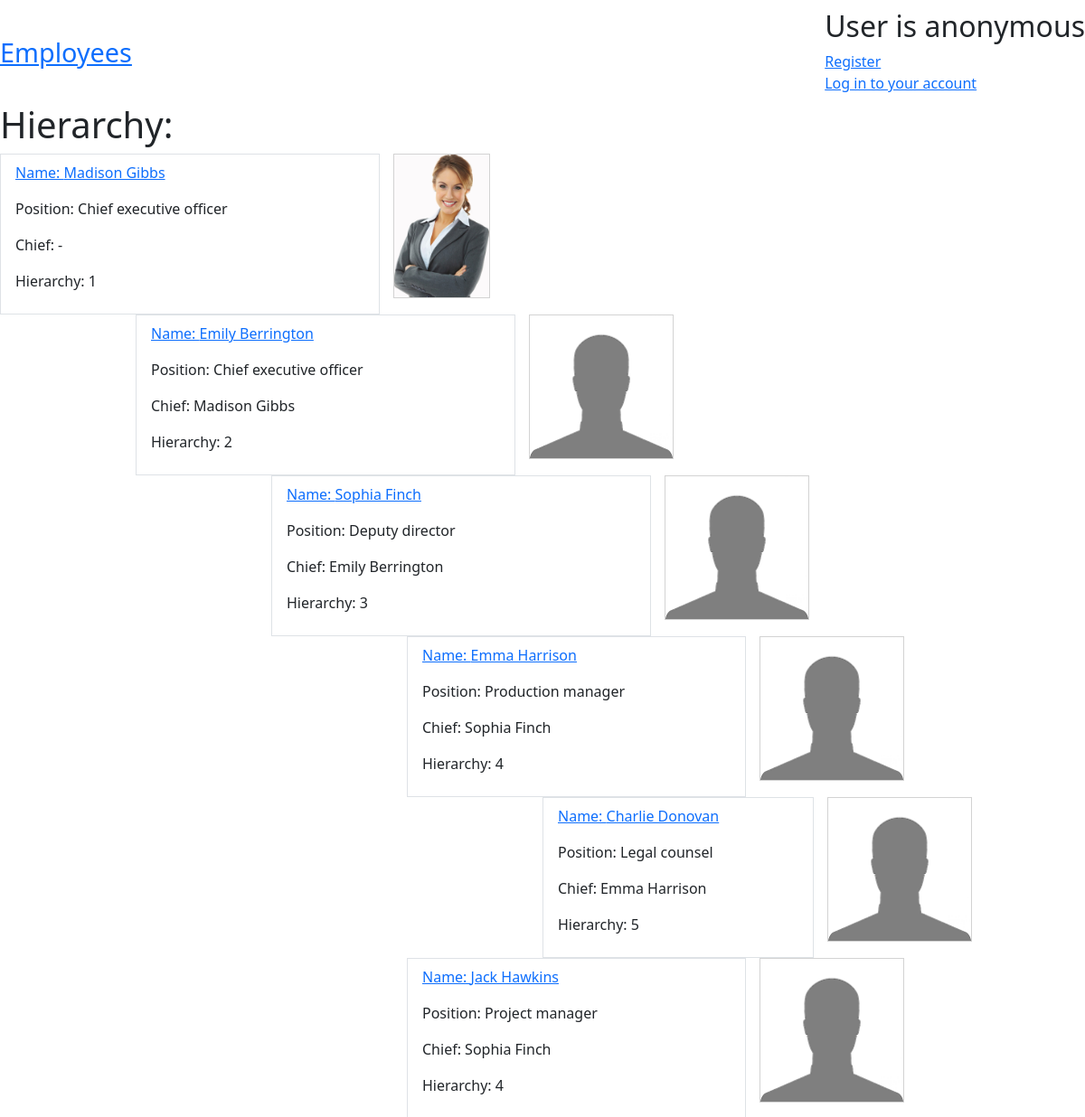
Before: /GazBrom/ (upper part) with the older database file.
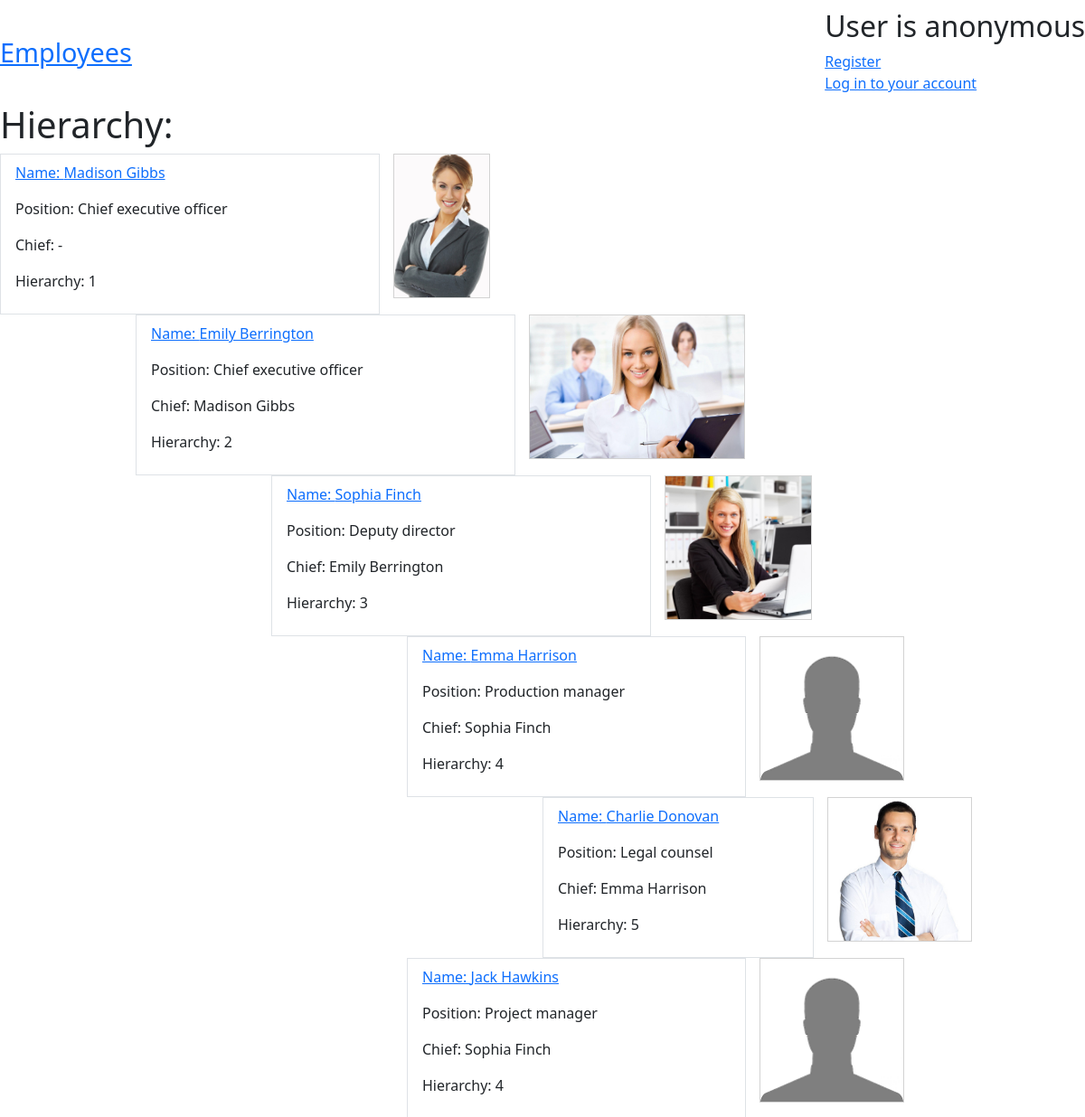
After: the same page with the newer database file.
### employeesapp/models.py (models this page shows, shortened)
class Employee(models.Model):
    class Meta: #конфигурационный класс
        ordering = ["name"] #сортировка по полю по алфавиту
    name = models.CharField(max_length=150)
    position = models.TextField(null=False, blank=True)
    date_of_empl = models.DateTimeField(null=False, blank=True)
    salary = models.DecimalField(default=0, max_digits=8, decimal_places=2)
    chief = models.CharField(max_length=150)
    hierarchy = models.IntegerField(default=6, null=False)
    photo = models.ImageField(upload_to='images/', null=True, blank=True)

### employeesapp/views.py (the view)
# urls.py: path('', employees_list, name='employees_list'), #к функции можно будет обращаться по name
def employees_list(request: HttpRequest):
    context = {
        "employees1": [],
        "employees2": [],
        "employees3": [],
        "employees4": [],
        "employees5": [],
    }
    eee = Employee.objects.all()
    for e in eee:
        if e.hierarchy == 1:
            context["employees1"] += [e]
        elif e.hierarchy == 2:
            context["employees2"] += [e]
        elif e.hierarchy == 3:
            context["employees3"] += [e]
        elif e.hierarchy == 4:
            context["employees4"] += [e]
        elif e.hierarchy == 5:
            context["employees5"] += [e]
    return render(request, 'employeesapp/employees-list-2.html', context=context)

### employeesapp/templates/employeesapp/employees-list-2.html (shortened to what this page needs)
{% extends "employeesapp/base.html" %}
{% block body %}
    <div class="fixed-container">
        <h1>Hierarchy:</h1>
        {% if not employees1 %}
            <h3>No employees yet</h3>
        {% else %}
            <ul class="list-group">
                {% for employee1 in employees1 %}
                    <div class="examples">
                        <div>
                            <li class="list-group-item">
                                <p><a href="{% url 'employeesapp:employee_details' pk=employee1.pk %}">Name: {{ employee1.name }}</a></p>
                                <p>Position: {{ employee1.position }}</p>
                                <p>Chief: {{ employee1.chief }}</p>
                                <p>Hierarchy: {{ employee1.hierarchy }}</p>
                            </li>
                        </div>
                        <div>{% if not employee1.photo %}
                            <p><img src="/media/images/nobody.jpg"></p>
                        {% else %}
                            <p><img src="{{ employee1.photo.url }}"></p>
                        {% endif %}
                        </div>
                    </div>
                    <ul class="list-group container-offset">
                        {% for employee2 in employees2 %}
                            <div class="examples">
                                <div>
                                    <li class="list-group-item">
                                        <p><a href="{% url 'employeesapp:employee_details' pk=employee2.pk %}">Name: {{ employee2.name }}</a></p>
                                        <p>Position: {{ employee2.position }}</p>
                                        <p>Chief: {{ employee2.chief }}</p>
                                        <p>Hierarchy: {{ employee2.hierarchy }}</p>
                                    </li>
                                </div>
                                <div>{% if not employee2.photo %}
                                    <p><img src="/media/images/nobody.jpg"></p>
                                {% else %}
                                    <p><img src="{{ employee2.photo.url }}"></p>
                                {% endif %}
                                </div>
                            </div>
                            <ul class="list-group container-offset">
                                {% for employee3 in employees3 %}
                                    {% if employee3.chief ==  employee2.name %}
                                        <div class="examples">
                                            <div>
                                                <li class="list-group-item">
                                                    <p><a href="{% url 'employeesapp:employee_details' pk=employee3.pk %}">Name: {{ employee3.name }}</a></p>
                                                    <p>Position: {{ employee3.position }}</p>
                                                    <p>Chief: {{ employee3.chief }}</p>
                                                    <p>Hierarchy: {{ employee3.hierarchy }}</p>
                                                </li>
                                            </div>
                                            <div>{% if not employee3.photo %}
                                                <p><img src="/media/images/nobody.jpg"></p>
                                            {% else %}
                                                <p><img src="{{ employee3.photo.url }}"></p>
                                            {% endif %}
                                            </div>
                                        </div>
                                        <ul class="list-group container-offset">
                                            {% for employee4 in employees4 %}
                                                {% if employee4.chief ==  employee3.name %}
                                                    <div class="examples">
                                                        <div>
                                                            <li class="list-group-item">
                                                                <p><a href="{% url 'employeesapp:employee_details' pk=employee4.pk %}">Name: {{ employee4.name }}</a></p>
                                                                <p>Position: {{ employee4.position }}</p>
                                                                <p>Chief: {{ employee4.chief }}</p>
                                                                <p>Hierarchy: {{ employee4.hierarchy }}</p>
                                                            </li>
                                                        </div>
                                                        <div>{% if not employee4.photo %}
                                                            <p><img src="/media/images/nobody.jpg"></p>
                                                        {% else %}
                                                            <p><img src="{{ employee4.photo.url }}"></p>
                                                        {% endif %}
                                                        </div>
                                                    </div>
                                                    <ul class="list-group container-offset">
                                                        {% for employee5 in employees5 %}
                                                            {% if employee5.chief ==  employee4.name %}
                                                                <div class="examples">
                                                                    <div>
                                                                        <li class="list-group-item">
                                                                            <p><a href="{% url 'employeesapp:employee_details' pk=employee5.pk %}">Name: {{ employee5.name }}</a></p>
                                                                            <p>Position: {{ employee5.position }}</p>
                                                                            <p>Chief: {{ employee5.chief }}</p>
                                                                            <p>Hierarchy: {{ employee5.hierarchy }}</p>
                                                                        </li>
                                                                    </div>
                                                                    <div>{% if not employee5.photo %}
                                                                        <p><img src="/media/images/nobody.jpg"></p>
                                                                    {% else %}
                                                                        <p><img src="{{ employee5.photo.url }}"></p>
                                                                    {% endif %}
                                                                    </div>
                                                                </div>
                                                            {% endif %}
                                                        {% endfor %}
                                                    </ul>
                                                {% endif %}
                                            {% endfor %}
                                        </ul>
                                    {% endif %}
                                {% endfor %}
                            </ul>
                        {% endfor %}
                    </ul>
                {% endfor %}
            </ul>
        {% endif %}
    </div>
{% endblock %}

### employeesapp/templates/employeesapp/base.html (shortened to what this page needs)
<!DOCTYPE html>
<html lang="en">
<head>
    <link href="https://cdn.jsdelivr.net/npm/bootstrap@5.3.3/dist/css/bootstrap.min.css" rel="stylesheet"
>
</head>
<body>
<div class="fixed-container">
<div class="nav">
<section>
    <div class="home">
        <a href={% url 'employeesapp:employees_list' %}>Employees</a><br>
    </div>
</section>
<section>
    {% if user.is_authenticated %}
        <h2>Hello, {{ user.username }}</h2>
        <div>
            <a href={% url 'myauth:logout' %}>Logout</a><br>
        </div>
    {% else %}
        <h2>User is anonymous</h2>
        <div>
            <a href={% url 'myauth:register' %}>Register</a><br>
            <a href={% url 'myauth:login' %}>Log in to your account</a><br>
        </div>
    {% endif %}
</section>
</div>
</div>
{% block body %}{% endblock %}
</body>
</html>

### employeesapp/templates/employeesapp/base.html (style rules this page uses)
.fixed-container { max-width: 1200px; margin-left: auto; margin-right: auto; }
.container-offset { margin-left: 150px; }
.examples { display: flex; justify-content: left; align-items: flex-start; }
.examples > div { width: 420px; }
.examples img { height: 160px; margin-left: 15px; border: 1px solid lightgrey; }
.home { padding-right: 300px; font-size: 180%; }
.nav { margin: 10px 0; display: flex; justify-content: space-between; align-items: center; }

Changed rows visible on the page:
changed Employee "Chief executive officer": photo: picture added
changed Employee "Deputy director": photo: picture added
changed Employee "Charlie Donovan": photo: picture added
